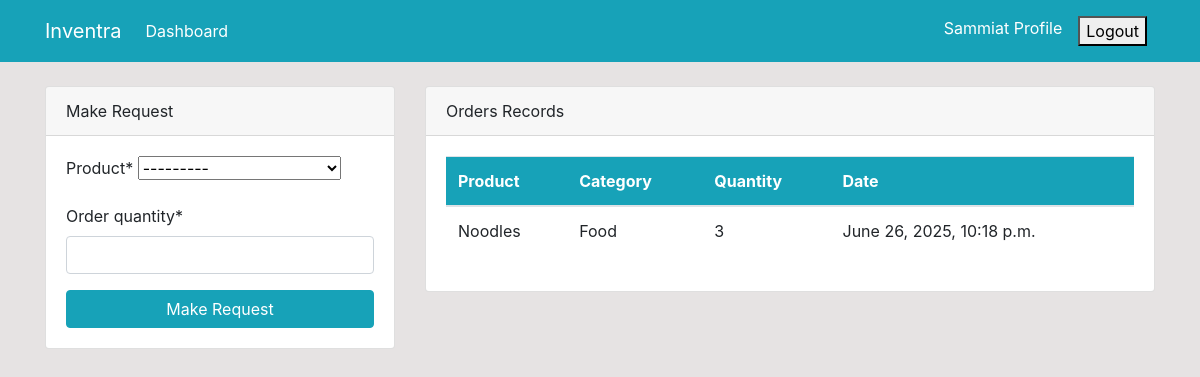
The page /dashboard/ (signed in) on the database as committed earlier.
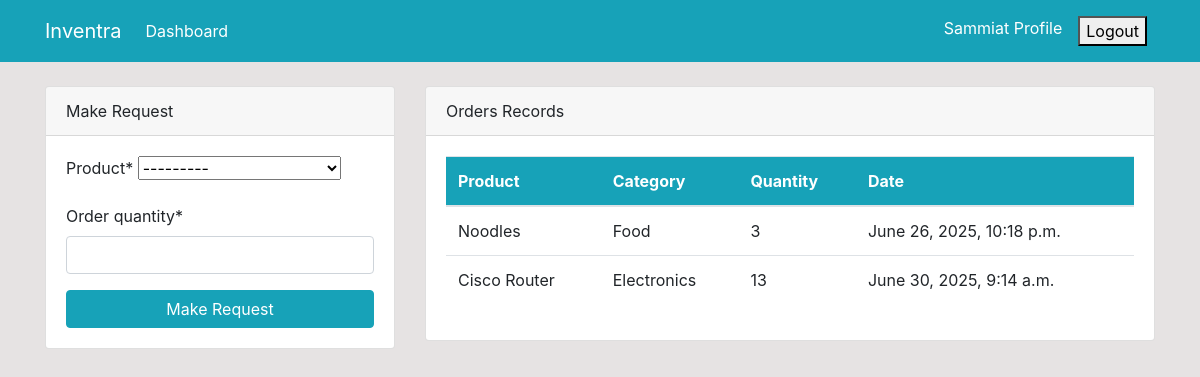
The same page on the database as committed later.
### dashboard/models.py (models this page shows, shortened)
class Order(models.Model):
    product = models.ForeignKey(Product, on_delete=models.CASCADE, null=True)
    staff = models.ForeignKey(User, on_delete=models.CASCADE, null=True)
    order_quantity = models.PositiveIntegerField(null=True)
    date = models.DateTimeField(auto_now_add=True)
    class Meta:
        verbose_name_plural = 'Order'

class Product(models.Model):
    name = models.CharField(max_length=100, null=True)
    category = models.CharField(max_length=20, choices=CATEGORY, null=True)
    quantity = models.PositiveIntegerField(null=True)
    class Meta:
        verbose_name_plural = 'Product'
    def __str__(self):
        return f'{self.name} - {self.quantity}'

### dashboard/views.py (the view)
# urls.py: path('dashboard/', views.index, name='dashboard-index'),
@login_required
def index(request):
     orders = Order.objects.all()
     products = Product.objects.all()
     product_count = Product.objects.all().count
     orders_count = Order.objects.all().count
     workers_count = User.objects.all().count
     if request.method =='POST':
          form = OrderForm(request.POST)
          if form.is_valid():
              instance = form.save(commit=False)
              instance.staff = request.user
              instance.save()
              return redirect('dashboard-index')
     else:
         form = OrderForm()
     context = {
         'orders': orders,
         'form': form,
         'products': products,
         'product_count': product_count,
         'orders_count': orders_count,
         'workers_count': workers_count
     }
     return render(request, 'dashboard/index.html', context)

### dashboard/forms.py
class OrderForm(forms.ModelForm):
    class Meta:
        model = Order
        fields = ['product', 'order_quantity']

### templates/dashboard/index.html (shortened to what the changed rows need)
{% extends 'partials/base.html' %}
{% block content %}
{% if user.is_authenticated and user.is_staff and user.is_superuser %}
{% include 'partials/topnav.html' %}
    <div class="container">
        <div class="row my-5">
            <div class="col-md-6">
                <div class="bg-white">
                    <canvas id="myChart1" width="400" height="300"></canvas>
                    <script>
                        var ctx = document.getElementById('myChart1').getContext('2d');
                        var myChart1 = new Chart(ctx, {
                            type: 'pie',
                            data: {
                                labels: [{% for order in orders %} '{{ order.product.name }}', {% endfor %}],
                                datasets: [{
                                    label: 'Orders',
                                    data: [{% for order in orders %} '{{ order.order_quantity }}', {% endfor %}],
                                    backgroundColor: [
                                        'rgba(255, 99, 132, 1)',    // Red-pink
                                        'rgba(54, 162, 235, 1)',    // Blue
                                        'rgba(255, 206, 86, 1)',    // Yellow
                                        'rgba(75, 192, 192, 1)',    // Light Teal
                                        'rgba(0, 128, 0, 1)',       // Green
                                        'rgba(0, 0, 0, 1)',         // Black
                                        'rgba(165, 42, 42, 1)',     // Brown
                                        'rgba(255, 105, 180, 1)',   // Hot Pink
                                        'rgba(255, 140, 0, 1)',     // Dark Orange
                                        'rgba(100, 149, 237, 1)'    // Cornflower Blue
                                    ],
                                    borderColor: [
                                        'rgba(255, 99, 132, 1)',    // Red-pink
                                        'rgba(54, 162, 235, 1)',    // Blue
                                        'rgba(255, 206, 86, 1)',    // Yellow
                                        'rgba(75, 192, 192, 1)',    // Light Teal
                                        'rgba(0, 128, 0, 1)',       // Green
                                        'rgba(0, 0, 0, 1)',         // Black
                                        'rgba(165, 42, 42, 1)',     // Brown
                                        'rgba(255, 105, 180, 1)',   // Hot Pink
                                        'rgba(255, 140, 0, 1)',     // Dark Orange
                                        'rgba(100, 149, 237, 1)'    // Cornflower Blue
                                    ],
                                    borderWidth: 1
                                }]
                            },
                            options: {
                                scales: {
                                    yAxes: [{
                                        ticks: {
                                            beginAtZero: true
                                        }
                                    }]
                                }
                            }
                        });
                    </script>
                </div>
            </div>
            <div class="col-md-6">
                <div class="bg-white">
                    <canvas id="myChart" width="400" height="300"></canvas>
                    <script>
                        var ctx = document.getElementById('myChart').getContext('2d');
                        var myChart = new Chart(ctx, {
                            type: 'bar',
                            data: {
                                labels: [{% for product in products %} '{{ product.name }}', {% endfor %}],
                                datasets: [{
                                    label: 'Products',
                                    data: [{% for product in products %} '{{ product.quantity }}', {% endfor %}],
                                    backgroundColor: [
                                       'rgba(255, 99, 132, 1)',    // Red-pink
                                        'rgba(54, 162, 235, 1)',    // Blue
                                        'rgba(255, 206, 86, 1)',    // Yellow
                                        'rgba(75, 192, 192, 1)',    // Light Teal
                                        'rgba(0, 128, 0, 1)',       // Green
                                        'rgba(0, 0, 0, 1)',         // Black
                                        'rgba(165, 42, 42, 1)',     // Brown
                                        'rgba(255, 105, 180, 1)',   // Hot Pink
                                        'rgba(255, 140, 0, 1)',     // Dark Orange
                                        'rgba(100, 149, 237, 1)'    // Cornflower Blue
                                    ],
                                    borderColor: [
                                       'rgba(255, 99, 132, 1)',    // Red-pink
                                        'rgba(54, 162, 235, 1)',    // Blue
                                        'rgba(255, 206, 86, 1)',    // Yellow
                                        'rgba(75, 192, 192, 1)',    // Light Teal
                                        'rgba(0, 128, 0, 1)',       // Green
                                        'rgba(0, 0, 0, 1)',         // Black
                                        'rgba(165, 42, 42, 1)',     // Brown
                                        'rgba(255, 105, 180, 1)',   // Hot Pink
                                        'rgba(255, 140, 0, 1)',     // Dark Orange
                                        'rgba(100, 149, 237, 1)'    // Cornflower Blue
                                    ],
                                    borderWidth: 1
                                }]
                            },
                            options: {
                                scales: {
                                    yAxes: [{
                                        ticks: {
                                            beginAtZero: true
                                        }
                                    }]
                                }
                            }
                        });
                    </script>
                </div>
            </div>
        </div>
    </div>
    {% else %}
   {% include 'dashboard/staff_index.html' %}
    {% endif %}
{% endblock %}

### templates/dashboard/staff_index.html (shortened to what this page needs)
 {% load crispy_forms_tags %}
  <div class="container">
    <div class="row mt-4">
        <div class="col-md-4">
            <div class="card">
                <div class="card-header">
                    Make Request
                </div>
                <div class="card-body">
                    <form method="POST">
                        {{ form|crispy }}
                        <input class="btn btn-info btn-block" type="submit" value="Make Request">
                    </form>
                </div>
            </div>
        </div>
        <div class="col-md-8">
            <div class="card">
                <div class="card-header">
                    Orders Records
                </div>
                <div class="card-body">
                    <table class="table bg-white">
                        <thead class="bg-info text-white">
                            <tr>
                                <th scope="col">Product</th>
                                <th scope="col">Category</th>
                                <th scope="col">Quantity</th>
                                <th scope="col">Date</th>
                            </tr>
                        </thead>
                        <tbody>
                            {% for order in orders %}
                            {% if order.staff == user %}
                            <tr>
                                <td>{{ order.product.name }}</td>
                                <td>{{ order.product.category }}</td>
                                <td>{{ order.order_quantity }}</td>
                                <td>{{ order.date }}</td>
                            </tr>
                            {% endif %}
                            {% endfor %}
                        </tbody>
                    </table>
                </div>
            </div>
        </div>
    </div>
    </div>

Rows that differ between the two databases and show on the page:
added Order: product.name "Cisco Router", product.category "Electronics", order_quantity "13", date "June 30, 2025, 9:14 a.m."
